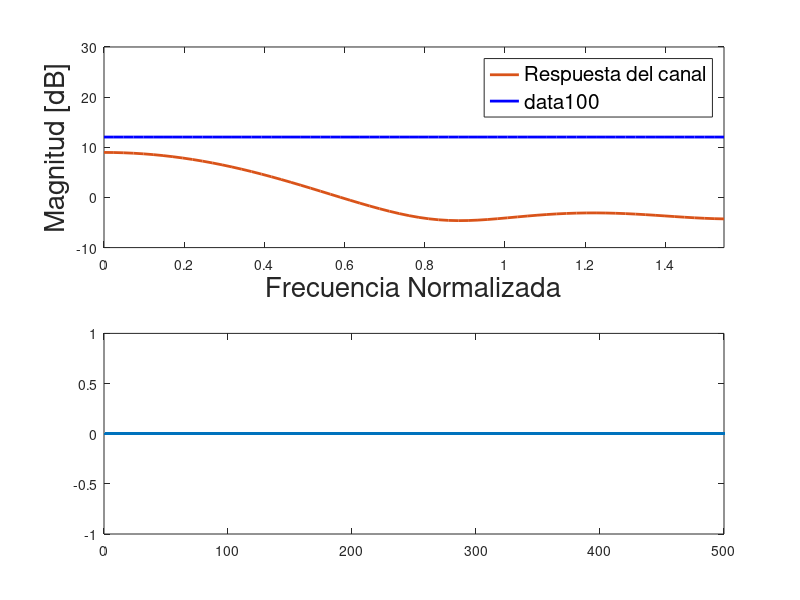

This figure's MATLAB source:
% close all
L=1e5;          % Longitud de la simulación
N=31;           % Tamaño del filtro de ecualización
mu=1e-4;        % Velocidad de adaptación
sigma=0.01      % Ruido

% Inicialización de vectores
sr=zeros(1,N);
h_s=zeros(1,N);
h_s((N-1)/2)=4;
x_s=zeros(1,L);
d=zeros(1,L);
e=zeros(1,L);

% Generación de símbolos aleatorios
x=(rand(1,L)>0.5)*2-1;

% Canal
h=[1 0.7 0.6 0.35 0.1 0.05 0.01];

% Filtrado de los símbolos por el canal
y=filter(h,1,x);

yo=y+randn(1,L)*sigma;

% Gráfica de respuesta en frecuencia del canal y el ecualizador
NFFT=128;
CH=fft(h,NFFT);
FC=fft(h_s,NFFT);
subplot(2,1,1)
h1=plot((0:NFFT/2-1)/NFFT*pi,20*log10(abs(FC(1:NFFT/2))));
set(h1,'linewidth',2)
hold all
h=plot((0:NFFT/2-1)/NFFT*pi,20*log10(abs(CH(1:NFFT/2))));
set(h,'linewidth',2)
xlabel('Frecuencia Normalizada','FontSize',20)
ylabel('Magnitud [dB]','FontSize',20)
h=legend('Respuesta del filtro adaptivo','Respuesta del canal')
set(h,'Fontsize',15)
axis tight
ylim([-10,30])
% Gráfica de los símbolos recibidos
subplot(2,1,2)
h2=plot(yo(1:500),'.');
axis tight
ylim([-3,3])
xlim([0,499])
xlabel('Muestras','FontSize',20)
ylabel('Símbolos','FontSize',20)


%Bucle de procesamiento del receptor
for n=1:L

% Registro de desplazamiento
sr=[yo(n) sr(1:end-1)];

% Insertar filtrado de muestras con h_s (^h o h sombrero) para obtener x_s[n] (^x o x sombrero)
% ->

% Señal de referencia obtenida a partir de x_s 
d(n)=(x_s(n)>0)*2-1;

% Señal de error
e(n)=x_s(n)-d(n);

% Insertar adaptacion de coeficientes para obtener los coeficientes actualizados de h_s
% ->

% Actualización de gráficos
if (mod(n,1000)==0)

subplot(2,1,1);
FC=fft(h_s,NFFT);
delete(h1);
h1=plot((0:NFFT/2-1)/NFFT*pi,20*log10(abs(FC(1:NFFT/2))),'b');
set(h1,'linewidth',2);
subplot(2,1,2);
ylim([-3,3])
h2=plot(x_s(n-499:n),'.');
drawnow

end
end
